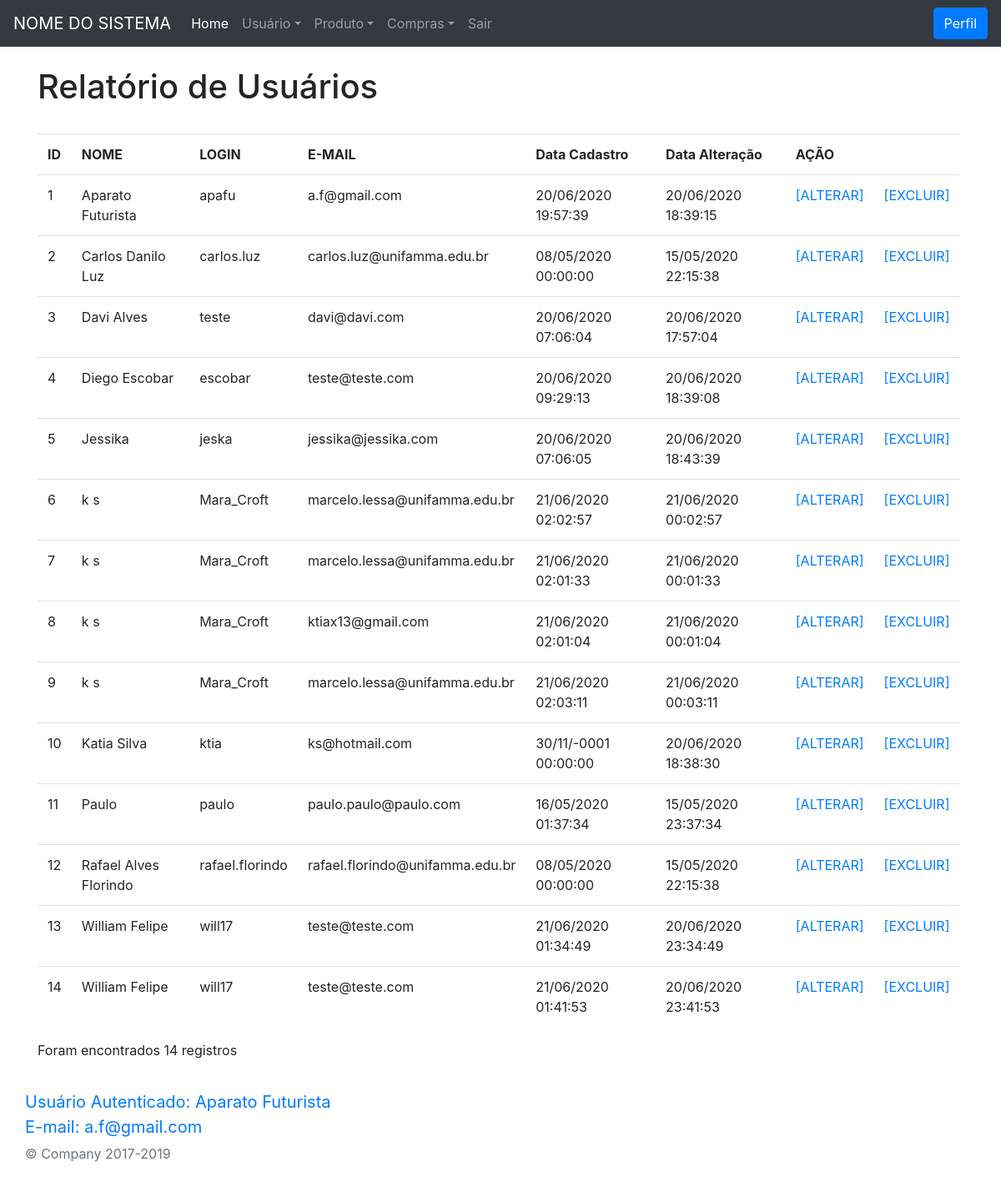
Before: /view/relatorioTelaUsuario.php (signed in) with the older database file.
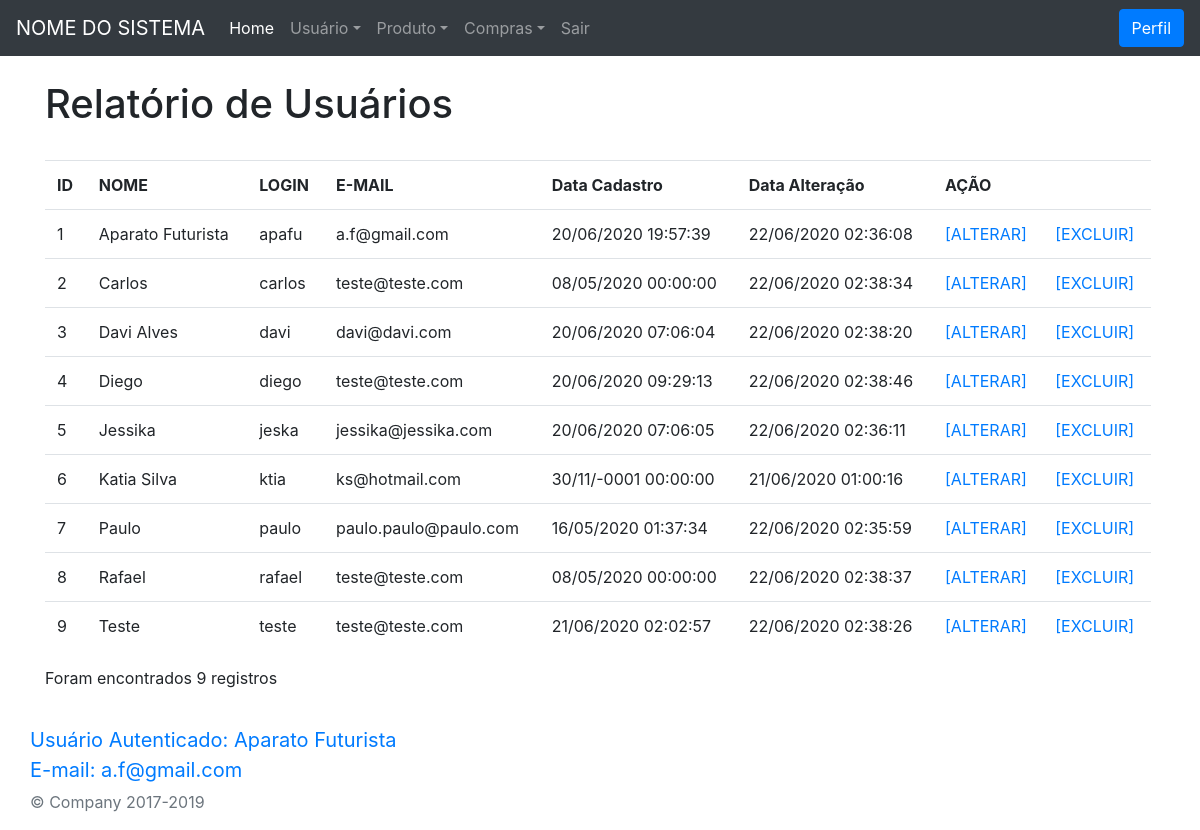
After: the same page with the newer database file.
### tables this page shows
CREATE TABLE IF NOT EXISTS `usuario` (
  `id` int(11) NOT NULL AUTO_INCREMENT,
  `nome` varchar(255) NOT NULL,
  `email` varchar(255) NOT NULL,
  `login` varchar(30) NOT NULL,
  `senha` varchar(50) NOT NULL,
  `dataCadastro` datetime NOT NULL,
  `dataAlteracao` timestamp NOT NULL DEFAULT current_timestamp() ON UPDATE current_timestamp(),
  `ativo` tinyint(4) NOT NULL,
  PRIMARY KEY (`id`)
);

### model/Usuario.php (called while the page is built, shortened)
<?php
class Usuario
{
  private $conexao;
  function __construct()
  {
    include("Conexao.php");
    $conectar = new Conectar();
    $this->conexao = $conectar->conectar();
  }
  public function getConexao()
  {
    return $this->conexao;
  }
  public function relatorioSimples()
  {
    if ($this->getConexao()) {
      $query = "SELECT
      id, nome, email, login, senha, dataCadastro, dataAlteracao FROM usuario
      order by nome asc
      ";
      $busca = $this->conexao->query($query);
      $retornoBanco = array();
      while ($linha = $busca->fetch_array()) {
        $retornoBanco[] = $linha;
      }
      return $retornoBanco;
    } else {
      echo "Erro";
    }
  }
}

### model/Conexao.php (called while the page is built)
<?php
class Conectar
{
  private $host, $usuario, $senha, $database;
  private $conectar;
  function __construct()
  {
    $this->host = "localhost";
    $this->usuario = "root";
    $this->senha = "";
    $this->database = "unifamma";
  }
  public function conectar()
  {
    $this->conectar = new Mysqli(
      $this->host,
      $this->usuario,
      $this->senha,
      $this->database
    );
    return $this->getConectar();
  }
  public function getConectar()
  {
    return $this->conectar;
  }
}

### controller/relatorioUsuario.php (called while the page is built)
<?php
  include ("../model/Usuario.php");
  $objRelatorio = new Usuario();
  if ($tipo=="usuario"){
    $retorno = $objRelatorio->relatorioSimples();
    return $retorno;
  }elseif ($tipo=="unico") {
    $retorno = $objRelatorio->relatorioUnico($id);
    return $retorno;
  }
?>

### view/relatorioTelaUsuario.php (the view, shortened to what this page needs)
<?php require_once("header.php"); ?>
<div class="container">
  <div class="row">
    <div class="col">
    </div>
  </div>
  <div class="row">
    <div class="col">
      <h1>Relatório de Usuários</h1>
      <br>
    </div>
  </div>
  <div class="row">
    <div class="col">
      <div class="table-responsive">
        <table class="table">
          <th>ID</th>
          <th>NOME</th>
          <th>LOGIN</th>
          <th>E-MAIL</th>
          <th>Data Cadastro</th>
          <th>Data Alteração</th>
          <th colspan="2">AÇÃO</th>
          <?php
          $tipo = "usuario";
          include("../controller/relatorioUsuario.php");
          $i = 1;
          foreach ($retorno as $value) {
            $id = $value["id"];
          ?>
            <tr>
              <td><?= $i++ ?></td>
              <td><?= $value["nome"]; ?></td>
              <td><?= $value["login"]; ?></td>
              <td><?= $value["email"]; ?></td>
              <td>
                <?php
                $dataCadastro = new DateTime($value["dataCadastro"]);
                echo $dataCadastro->format("d/m/Y H:i:s") . ' ';
                ?>
              </td>
              <td>
                <?php
                $dataAlteracao = new DateTime($value["dataAlteracao"]);
                echo $dataAlteracao->format("d/m/Y H:i:s") . ' ';
                ?>
              </td>
              <td><?php echo "<a href=alterarUsuario.php?id=$id>
                    [ALTERAR]
                  </a>"; ?>
              </td>
              <td><?php echo "<a href=../controller/excluirUsuario.php?id=$id>
                    [EXCLUIR]
                  </a>"; ?>
              </td>
            </tr>
          <?php
          }
          ?>
        </table>
        <?php
        echo "Foram encontrados " . count($retorno) . " registros";
        ?>
      </div>
    </div>
    <div class="row">
      <div class="col">
      </div>
    </div>
    <footer class="bd-footer text-muted">
      <a class="navbar-brand" href="#"><br>Usuário Autenticado: <?= $_SESSION["nomeUsuario"]; ?>
        <br>E-mail: <?= $_SESSION["emailUsuario"]; ?>
      </a>
      <p>&copy; Company 2017-2019</p>
    </footer>

### view/header.php (shortened to what this page needs)
<!DOCTYPE html>
<html lang="pt-br" dir="ltr">
  <head>
    <link href="../bootstrap-4.4.1/dist/css/bootstrap.min.css" rel="stylesheet">
  </head>
  <body>
  <nav class="navbar navbar-expand-lg navbar-dark bg-dark">
      <a class="navbar-brand" href="#">NOME DO SISTEMA</a>
      <div class="collapse navbar-collapse" id="navbarsExample05">
            <ul class="navbar-nav mr-auto">
              <li class="nav-item active">
                <a class="nav-link" href="../index.php">Home <span class="sr-only">(Página atual)</span></a>
              </li>
              <li class="nav-item dropdown">
                <a class="nav-link dropdown-toggle" href="#" id="dropdown05" data-toggle="dropdown" aria-haspopup="true" aria-expanded="false">
                  Usuário</a>
              </li>
              <li class="nav-item dropdown">
                <a class="nav-link dropdown-toggle" href="#" id="dropdown05" data-toggle="dropdown" aria-haspopup="true" aria-expanded="false">
                  Produto</a>
              </li>
              <li class="nav-item dropdown">
                <a class="nav-link dropdown-toggle" href="#" id="dropdown05" data-toggle="dropdown" aria-haspopup="true" aria-expanded="false">Compras</a>
              </li>
              <li class="nav-item">
                <a class="nav-link" href="../deslogar.php">Sair</a>
              </li>
          </ul>
          <?php
          if($_SESSION["id"]){
              echo "<a href=alterarPerfil.php?id=$_SESSION[id]>";
          ?>
              <button type="submit" class="btn btn-primary">Perfil</button></a>
<?php
          }
        ?>
        </div>
      </nav>

Changed rows visible on the page:
removed usuario: nome "k s", login "Mara_Croft", email "marcelo.lessa@unifamma.edu.br", dataCadastro "21/06/2020 02:01:33", dataAlteracao "21/06/2020 00:01:33"
removed usuario: nome "k s", login "Mara_Croft", email "ktiax13@gmail.com", dataCadastro "21/06/2020 02:01:04", dataAlteracao "21/06/2020 00:01:04"
removed usuario: nome "k s", login "Mara_Croft", email "marcelo.lessa@unifamma.edu.br", dataCadastro "21/06/2020 02:03:11", dataAlteracao "21/06/2020 00:03:11"
removed usuario: nome "William Felipe", login "will17", email "teste@teste.com", dataCadastro "21/06/2020 01:34:49", dataAlteracao "20/06/2020 23:34:49"
removed usuario: nome "William Felipe", login "will17", email "teste@teste.com", dataCadastro "21/06/2020 01:41:53", dataAlteracao "20/06/2020 23:41:53"
changed usuario "Aparato Futurista": dataAlteracao "20/06/2020 18:39:15" → "22/06/2020 02:36:08"
changed usuario: nome "Carlos Danilo Luz" → "Carlos"; login "carlos.luz" → "carlos"; email "carlos.luz@unifamma.edu.br" → "teste@teste.com"; dataAlteracao "15/05/2020 22:15:38" → "22/06/2020 02:38:34"
changed usuario "Davi Alves": login "teste" → "davi"; dataAlteracao "20/06/2020 17:57:04" → "22/06/2020 02:38:20"
changed usuario: nome "Diego Escobar" → "Diego"; login "escobar" → "diego"; dataAlteracao "20/06/2020 18:39:08" → "22/06/2020 02:38:46"
changed usuario "Jessika": dataAlteracao "20/06/2020 18:43:39" → "22/06/2020 02:36:11"
changed usuario "Katia Silva": dataAlteracao "20/06/2020 18:38:30" → "21/06/2020 01:00:16"
changed usuario "Paulo": dataAlteracao "15/05/2020 23:37:34" → "22/06/2020 02:35:59"
changed usuario: nome "Rafael Alves Florindo" → "Rafael"; login "rafael.florindo" → "rafael"; email "rafael.florindo@unifamma.edu.br" → "teste@teste.com"; dataAlteracao "15/05/2020 22:15:38" → "22/06/2020 02:38:37"
changed usuario: nome "k s" → "Teste"; login "Mara_Croft" → "teste"; email "marcelo.lessa@unifamma.edu.br" → "teste@teste.com"; dataAlteracao "21/06/2020 00:02:57" → "22/06/2020 02:38:26"; moves down the list
Other visible differences:
count($retorno): "14" → "9"
